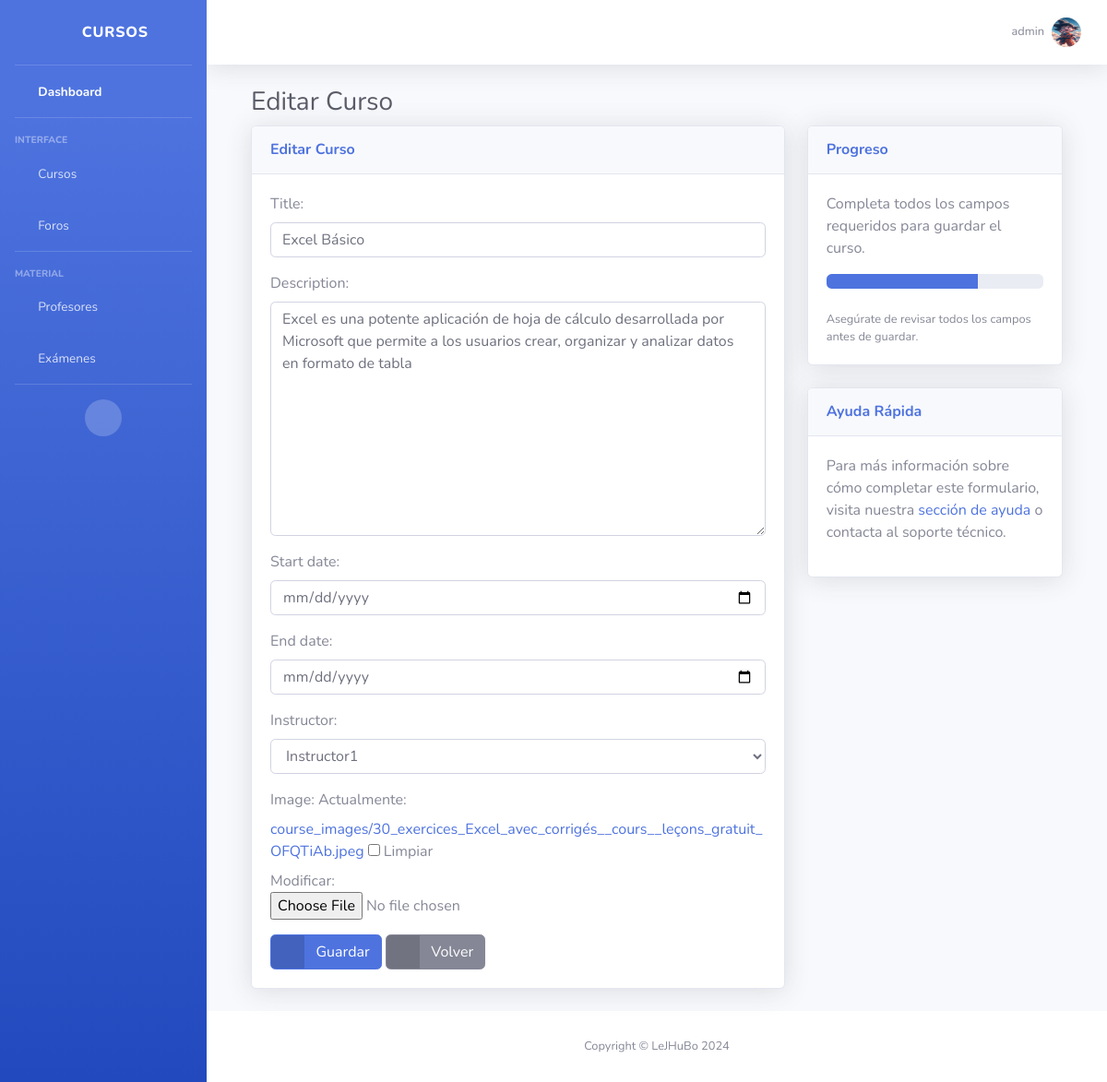
The page /1/edit/ (signed in) on the database its author committed.
### courses/models.py (models this page shows, shortened)
class User(AbstractUser):
    ROLE_CHOICES = (
        ('student', 'Student'),
        ('instructor', 'Instructor'),
        ('admin', 'Admin'),
    )
    role = models.CharField(max_length=10, choices=ROLE_CHOICES, default='student')
    groups = models.ManyToManyField(Group, related_name='custom_user_set')
    user_permissions = models.ManyToManyField(Permission, related_name='custom_user_set')
    profile_picture = models.ImageField(upload_to='profile_pictures/', null=True, blank=True)
    objects = UserManager()

class Course(models.Model):
    title = models.CharField(max_length=200)
    description = models.TextField()
    start_date = models.DateField()
    end_date = models.DateField()
    instructor = models.ForeignKey(User, on_delete=models.CASCADE, limit_choices_to={'role': 'instructor'})
    image = models.ImageField(upload_to='course_images/', null=True, blank=True)
    video_url = models.URLField(blank=True, null=True)

### courses/views.py (the view, shortened to what this page needs)
# urls.py: path('<int:pk>/edit/', views.CourseUpdateView.as_view(), name='editar_curso'),
class CourseUpdateView(LoginRequiredMixin, UserPassesTestMixin, UpdateView):
    model = Course
    form_class = CourseForm
    template_name = 'course/course_form.html'
    success_url = reverse_lazy('course_list')
    def test_func(self):
        course = self.get_object()
        return self.request.user.is_superuser or (self.request.user.role == 'instructor' and course.instructor == self.request.user)

### courses/forms.py (shortened to what this page needs)
class CourseForm(forms.ModelForm):
    class Meta:
        model = Course
        fields = ['title', 'description', 'start_date', 'end_date', 'instructor', 'image']
        widgets = {
            'title': forms.TextInput(attrs={'class': 'form-control'}),
            'description': forms.Textarea(attrs={'class': 'form-control'}),
            'start_date': forms.DateInput(attrs={'class': 'form-control', 'type': 'date'}),
            'end_date': forms.DateInput(attrs={'class': 'form-control', 'type': 'date'}),
            'instructor': forms.Select(attrs={'class': 'form-control'}),
            'image': forms.ClearableFileInput(attrs={'class': 'form-control-file'}),
        }

### courses/templates/course/course_form.html
{% extends 'index.html' %} {% block title %}Lista de Cursos{% endblock %} {% block content %}
<div class="container-fluid">
    <h1 class="h3 mb-2 text-gray-800">{% if course.pk %}Editar Curso{% else %}Agregar Curso{% endif %}</h1>
    <div class="row">
        <div class="col-lg-8">
            <div class="card shadow mb-4">
                <div class="card-header py-3">
                    <h6 class="m-0 font-weight-bold text-primary">{% if course.pk %}Editar Curso{% else %}Agregar
                        Curso{% endif %}</h6>
                </div>
                <div class="card-body">
                    <form method="post" enctype="multipart/form-data">
                        {% csrf_token %} {{ form.as_p }}
                        <button type="submit" class="btn btn-primary btn-icon-split">
                            <span class="icon text-white-50">
                                <i class="fas fa-save"></i>
                            </span>
                            <span class="text">Guardar</span>
                        </button>
                        <a href="{% url 'course_list' %}" class="btn btn-secondary btn-icon-split">
                            <span class="icon text-white-50">
                                <i class="fas fa-arrow-left"></i>
                            </span>
                            <span class="text">Volver</span>
                        </a>
                    </form>
                </div>
            </div>
        </div>
        <div class="col-lg-4">
            <div class="card shadow mb-4">
                <div class="card-header py-3">
                    <h6 class="m-0 font-weight-bold text-primary">Progreso</h6>
                </div>
                <div class="card-body">
                    <p>Completa todos los campos requeridos para guardar el curso.</p>
                    <div class="progress mb-4">
                        <div class="progress-bar" role="progressbar" style="width: 70%" aria-valuenow="70"
                            aria-valuemin="0" aria-valuemax="100"></div>
                    </div>
                    <p class="small mb-0">Asegúrate de revisar todos los campos antes de guardar.</p>
                </div>
            </div>
            <div class="card shadow mb-4">
                <div class="card-header py-3">
                    <h6 class="m-0 font-weight-bold text-primary">Ayuda Rápida</h6>
                </div>
                <div class="card-body">
                    <p>Para más información sobre cómo completar este formulario, visita nuestra <a href="#">sección de
                            ayuda</a> o contacta al soporte técnico.</p>
                </div>
            </div>
        </div>
    </div>
</div>
{% endblock %}

### courses/templates/index.html (shortened to what this page needs)
{% load static %}
<!DOCTYPE html>
<html lang="en">
<head>
    <link href="{% static 'vendor/fontawesome-free/css/all.min.css' %}" rel="stylesheet" type="text/css">
    <link href="{% static 'css/sb-admin-2.min.css' %}" rel="stylesheet">
</head>
<body id="page-top">
    <div id="wrapper">
        <ul class="navbar-nav bg-gradient-primary sidebar sidebar-dark accordion" id="accordionSidebar">
            <a class="sidebar-brand d-flex align-items-center justify-content-center" href="{% url 'index' %}">
                <div class="sidebar-brand-icon rotate-n-15">
                    <i class="fas fa-book"></i>
                </div>
                <div class="sidebar-brand-text mx-3">Cursos <sup></sup></div>
            </a>
            <hr class="sidebar-divider my-0">
            <li class="nav-item active">
                <a class="nav-link" href="{% url 'index' %}">
                    <i class="fas fa-fw fa-tachometer-alt"></i>
                    <span>Dashboard</span></a>
            </li>
            <hr class="sidebar-divider">
            <div class="sidebar-heading">
                Interface
            </div>
            <li class="nav-item">
                <a class="nav-link collapsed" href="#" data-toggle="collapse" data-target="#collapseCourses" aria-expanded="true" aria-controls="collapseCourses">
                    <i class="fas fa-fw fa-cog"></i>
                    <span>Cursos</span>
                </a>
            </li>
            <li class="nav-item">
                <a class="nav-link collapsed" href="#" data-toggle="collapse" data-target="#collapseForos" aria-expanded="true" aria-controls="collapseForos">
                    <i class="fas fa-fw fa-comments"></i>
                    <span>Foros</span>
                </a>
            </li>
            <hr class="sidebar-divider">
            <div class="sidebar-heading">
                Material
            </div>
            <li class="nav-item">
                <a class="nav-link collapsed" href="#" data-toggle="collapse" data-target="#collapsePages" aria-expanded="true" aria-controls="collapsePages">
                    <i class="fas fa-fw fa-folder"></i>
                    <span>Profesores</span>
                </a>
            </li>
            <li class="nav-item">
                <a class="nav-link collapsed" href="#" data-toggle="collapse" data-target="#collapseExams" aria-expanded="true" aria-controls="collapseExams">
                    <i class="fas fa-fw fa-folder"></i>
                    <span>Exámenes</span>
                </a>
            </li>
            <hr class="sidebar-divider d-none d-md-block">
            <div class="text-center d-none d-md-inline">
                <button class="rounded-circle border-0" id="sidebarToggle"></button>
            </div>
        </ul>
        <div id="content-wrapper" class="d-flex flex-column">
            <div id="content">
                <nav class="navbar navbar-expand navbar-light bg-white topbar mb-4 static-top shadow">
                    <ul class="navbar-nav ml-auto">
                        <li class="nav-item dropdown no-arrow">
                            <a class="nav-link dropdown-toggle" href="#" id="userDropdown" role="button" data-toggle="dropdown" aria-haspopup="true" aria-expanded="false">
                                <span class="mr-2 d-none d-lg-inline text-gray-600 small">{{ user.username }}</span> {% if user.profile_picture %}
                                <img class="img-profile rounded-circle" src="{{ user.profile_picture.url }}"> {% else %}
                                <img class="img-profile rounded-circle" src="{% static 'img/undraw_profile.svg' %}"> {% endif %}
                            </a>
                        </li>
                    </ul>
                </nav>
                <div class="container-fluid">
                    {% block content %}{% endblock %}
                </div>
            </div>
            <footer class="sticky-footer bg-white">
                <div class="container my-auto">
                    <div class="copyright text-center my-auto">
                        <span>Copyright &copy; LeJHuBo 2024</span>
                    </div>
                </div>
            </footer>
        </div>
    </div>
</body>
</html>

### rows shown on the page
User: username "admin", profile_picture (picture)
Course: title "Excel Básico", description "Excel es una potente aplicación de hoja de cálculo desarrollada por Microsoft que permite a los usuarios crear, organizar y analizar datos en formato de tabla", instructor "Instructor1"
